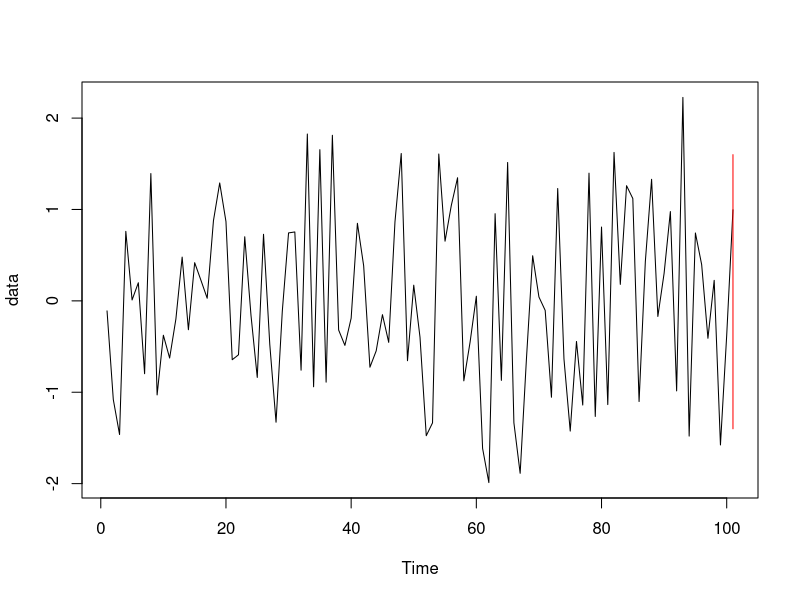

Generate this figure with R:

rm(list=ls())

# simulating an AR(1)
# T=100

#set.seed(0)
#data <- arima.sim(list(order=c(1,0,0), ar=.5), n=101)
data <- arima.sim(list(order=c(3,0,0), ar=c(.05,.2,.06)), n=101)
plot(data)

yt <- data[-101]
yT_true <- data[101]

# Prediction with OLS estimation (manually)
yt_target <- yt[2:100]
yt_regres <- yt[1:99]
m <- lm(yt_target ~ yt_regres -1)

yT <- yt[100]
y_hat <- predict(m, newdata=list(yt_regres=yT))
y_hat

#______________________________________________________________
##### CP

# b: dimension of the block
b <- 5
# K: number of blocks, K=T/b
K <- 100/b

# I use NOB, so I have |PI|=K transformations
# definisco una funzione pi che trasforma l'ordine
pi_j_NOB <- function(j,t)
{
  if(1<=t && t<=100-(j-1)*b)
  {
    return(t + (j-1)*b)
  }
  if(100-(j-1)*b+1<=t && t<=100)
  {
    return(t + (j-1)*b - 100)
  }
}

# grid
y_grid <- seq(-3,3,by=0.1)
# pvalues for the grid
pv_grid <- numeric(length(y_grid))

# for each candidate y
cnt <- 1
for(y in y_grid)
{
  # augmented sample
  y_aug <- c(yt, y)
  
  # train a model
  yt_target <- y_aug[2:101]
  yt_regres <- y_aug[1:100]
  m <- lm(yt_target ~ yt_regres -1)
  
  # save residual
  score_y <- abs(tail(m$residuals, n=1))
  
  scores_pi <- numeric(K)
  
  # for each transformation pi in PI
  for(j in 1:K)
  {
    # transformated sample
    y_aug_pi <- yt[sapply(1:100,FUN=pi_j_NOB,j=j)]
    
    # train a model
    yt_target <- y_aug_pi[2:101]
    yt_regres <- y_aug_pi[1:100]
    m <- lm(yt_target ~ yt_regres -1)
    
    scores_pi[j] <- abs(tail(m$residuals, n=1))
  }
  
  pv_grid[cnt] <- 1/K * (sum(scores_pi >= score_y))
  cnt <- cnt+1
  
}

alpha <- 0.05

# Compute the Prediction Interval
PI.grid <- y_grid[which(pv_grid >= alpha)]
PI <- c(min(PI.grid), max(PI.grid))
PI
segments(100+1,PI[1],100+1,PI[2], col='red')
#points(PI.grid, numeric(length(PI.grid)), pch=16, col='red')


